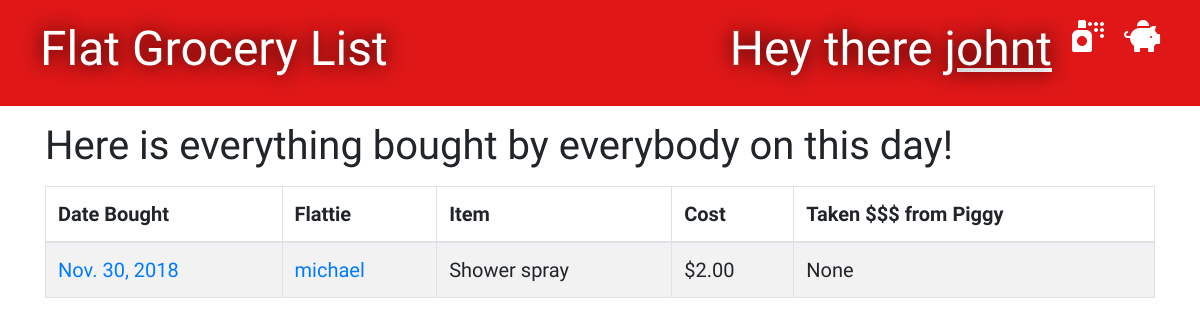
The app's page /groceries/2018-11-30/bought_list/ (signed in), older data.
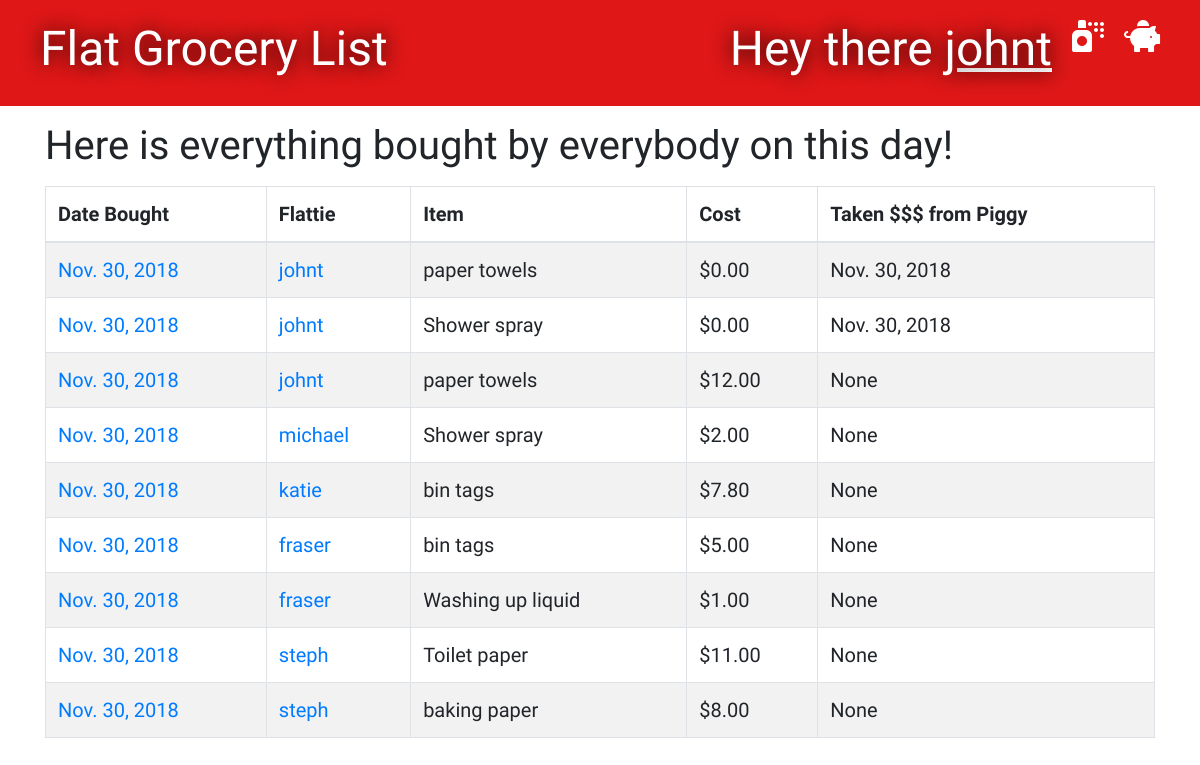
The same page, newer data.
### groceries/models.py (models this page shows, shortened)
class Grocery(models.Model):
    person = models.ForeignKey('auth.User', on_delete=models.CASCADE)
    item = models.CharField(max_length=100)
    cost = models.DecimalField(max_digits=8, decimal_places=2)
    bought_date = models.DateField(default=timezone.now)
    paid_date = models.DateField(blank=True, null=True)

### groceries/views.py (the view)
# urls.py: path('groceries/<bought_date>/bought_list/', views.bought_date_list, name='bought_date_list'),
@ login_required
def bought_date_list(request, bought_date):
    groceries = Grocery.objects.filter(bought_date=bought_date).order_by('person')
    stuff_for_front_end ={'groceries': groceries}
    return render(request, 'groceries/bought_date_list.html', stuff_for_front_end)

### groceries/templates/groceries/bought_date_list.html (shortened to what this page needs)
{% extends 'groceries/base.html' %}
{% block content %}
    <h1>Here is everything bought by everybody on this day!</h1>
    <table id="tablePreview" class="table table-striped table-hover table-bordered">
        <thead>
        <tr>
            <th>Date Bought</th>
            <th>Flattie</th>
            <th>Item</th>
            <th>Cost</th>
            <th>Taken $$$ from Piggy</th>
        </tr>
        </thead>
        <tbody>
            {% for grocery in groceries %}
                <tr>
                    <td><a href="{% url 'bought_date_list' bought_date=grocery.bought_date %}">{{ grocery.bought_date }}</a></td>
                    <td><a href="{% url 'purchaser_list' person_id=grocery.person_id %}">{{ grocery.person }}</a></td>
                    <td>{{ grocery.item }}</td>
                    <td>${{ grocery.cost }}</td>
                    <td>{{ grocery.paid_date }}</td>
                </tr>
            {% endfor %}
        </tbody>
    </table>
{% endblock %}

Row changes from the older to the newer data that the page shows:
added Grocery: bought_date "Nov. 30, 2018", person "johnt", item "paper towels", cost "0.00", paid_date "Nov. 30, 2018"
added Grocery: bought_date "Nov. 30, 2018", person "johnt", item "Shower spray", cost "0.00", paid_date "Nov. 30, 2018"
added Grocery: bought_date "Nov. 30, 2018", person "johnt", item "paper towels", cost "12.00", paid_date "None"
added Grocery: bought_date "Nov. 30, 2018", person "katie", item "bin tags", cost "7.80", paid_date "None"
added Grocery: bought_date "Nov. 30, 2018", person "fraser", item "bin tags", cost "5.00", paid_date "None"
added Grocery: bought_date "Nov. 30, 2018", person "fraser", item "Washing up liquid", cost "1.00", paid_date "None"
added Grocery: bought_date "Nov. 30, 2018", person "steph", item "Toilet paper", cost "11.00", paid_date "None"
added Grocery: bought_date "Nov. 30, 2018", person "steph", item "baking paper", cost "8.00", paid_date "None"
